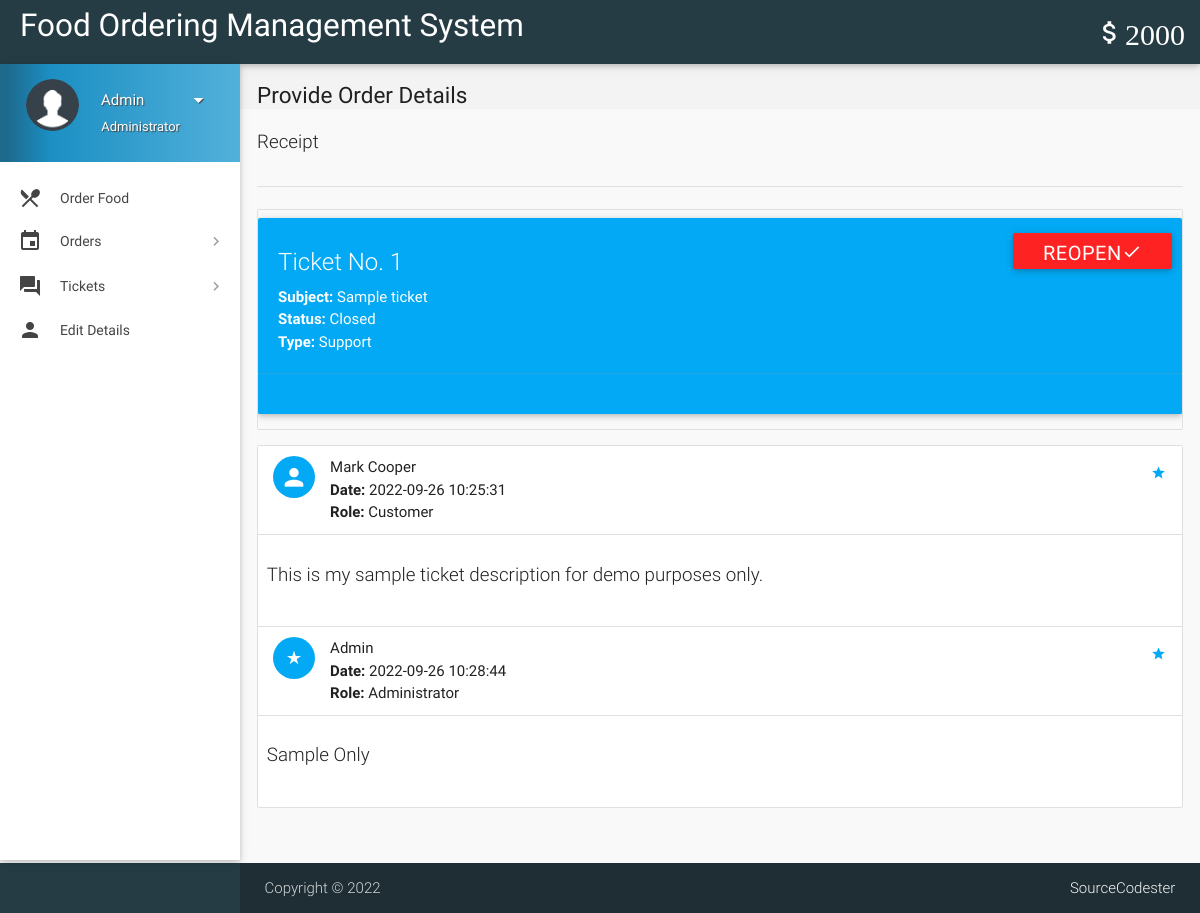
The app's page /view-ticket-admin.php?id=1 (signed in) with its own data.
### tables this page shows
CREATE TABLE `wallet_details` (
  `id` int(11) NOT NULL,
  `wallet_id` int(11) NOT NULL,
  `number` varchar(16) NOT NULL,
  `cvv` int(3) NOT NULL,
  `balance` int(11) NOT NULL DEFAULT 2000
);

CREATE TABLE `tickets` (
  `id` int(11) NOT NULL,
  `poster_id` int(11) NOT NULL,
  `subject` varchar(100) NOT NULL,
  `description` varchar(3000) NOT NULL,
  `status` varchar(8) NOT NULL DEFAULT 'Open',
  `type` varchar(30) NOT NULL DEFAULT 'Others',
  `date` datetime NOT NULL DEFAULT current_timestamp(),
  `deleted` tinyint(4) NOT NULL DEFAULT 0
);

CREATE TABLE `ticket_details` (
  `id` int(11) NOT NULL,
  `ticket_id` int(11) NOT NULL,
  `user_id` int(11) NOT NULL,
  `description` varchar(1000) NOT NULL,
  `date` datetime NOT NULL DEFAULT current_timestamp()
);

CREATE TABLE `users` (
  `id` int(11) NOT NULL,
  `role` varchar(15) NOT NULL DEFAULT 'Customer',
  `name` varchar(15) NOT NULL,
  `username` varchar(10) NOT NULL,
  `password` text NOT NULL,
  `email` varchar(35) DEFAULT NULL,
  `address` varchar(300) DEFAULT NULL,
  `contact` bigint(11) NOT NULL,
  `verified` tinyint(1) NOT NULL DEFAULT 0,
  `deleted` tinyint(4) NOT NULL DEFAULT 0
);

### includes/wallet.php (called while the page is built)
<?php
$user_id=$_SESSION['user_id'];
$sql = mysqli_query($con, "SELECT * FROM wallet where customer_id = $user_id");
while($row1 = mysqli_fetch_array($sql)){
$wallet_id = $row1['id'];
}
$sql = mysqli_query($con, "SELECT * FROM wallet_details where wallet_id = $wallet_id");
while($row1 = mysqli_fetch_array($sql)){
$balance = $row1['balance'];
}
?>

### includes/connect.php (called while the page is built, shortened)
<?php
if(isset($_SESSION['name']))
$name = $_SESSION['name'];
if(isset($_SESSION['role']))
$role = $_SESSION['role'];
?>

### view-ticket-admin.php (the view, shortened to what this page needs)
<?php
include 'includes/connect.php';
include 'includes/wallet.php';
$continue=0;
if($_SESSION['admin_sid']==session_id())
{
		$ticket_id = $_GET['id'];
		$sql1 = "SELECT * FROM tickets WHERE id = $ticket_id;";
		if(mysqli_num_rows(mysqli_query($con,$sql1))>0){
			$row  = $con->query($sql1)->fetch_assoc();
			$type = $row['type'];
			$subject = $row['subject'];
			$status = $row['status'];
			$continue=1;
		}
		else
			$continue = 0;
}
if($continue){
?>
<!DOCTYPE html>
<html lang="en">
<head>
  <link href="css/materialize.min.css" type="text/css" rel="stylesheet" media="screen,projection">
  <link href="css/style.min.css" type="text/css" rel="stylesheet" media="screen,projection">
  <link href="css/custom/custom.min.css" type="text/css" rel="stylesheet" media="screen,projection">
  <link href="js/plugins/perfect-scrollbar/perfect-scrollbar.css" type="text/css" rel="stylesheet" media="screen,projection">
</head>
<body>
  <header id="header" class="page-topbar">
        <div class="navbar-fixed">
            <nav class="navbar-color">
                <div class="nav-wrapper">
                    <ul class="left">
                      <li><h1 class="logo-wrapper"><a href="index.php" class="brand-logo darken-1">Food Ordering Management System</a></h1></li>
                    </ul>
                    <ul class="right hide-on-med-and-down">
                        <li><a href="#" class="waves-effect waves-block waves-light"><i class="mdi-editor-attach-money"><?php echo $balance;?></i></a>
                        </li>
                    </ul>
                </div>
            </nav>
        </div>
  </header>
  <div id="main">
    <div class="wrapper">
      <aside id="left-sidebar-nav">
        <ul id="slide-out" class="side-nav fixed leftside-navigation">
            <li class="user-details  light-blue darken-2">
            <div class="row">
                <div class="col col s4 m4 l4">
                    <img src="images/userav.png" alt="" class="circle responsive-img valign profile-image">
                </div>
                <div class="col col s8 m8 l8">
                    <a class="btn-flat dropdown-button waves-effect waves-light white-text profile-btn" href="#" data-activates="profile-dropdown"><?php echo $name;?> <i class="mdi-navigation-arrow-drop-down right"></i></a>
                    <p class="user-roal"><?php echo $role;?></p>
                </div>
            </div>
            </li>
            <li class="bold"><a href="index.php" class="waves-effect waves-light-blue"><i class="mdi-maps-local-restaurant"></i> Order Food</a>
            </li>
                <li class="no-padding">
                    <ul class="collapsible collapsible-accordion">
                        <li class="bold"><a class="collapsible-header waves-effect waves-light-blue"><i class="mdi-editor-insert-invitation"></i> Orders</a>
                        </li>
                    </ul>
                </li>
                 <li class="no-padding">
                    <ul class="collapsible collapsible-accordion">
                        <li class="bold"><a class="collapsible-header waves-effect waves-light-blue"><i class="mdi-action-question-answer"></i> Tickets</a>
                        </li>
                    </ul>
                </li>
            <li class="bold"><a href="details.php" class="waves-effect waves-light-blue"><i class="mdi-social-person"></i> Edit Details</a>
            </li>
        </ul>
        </aside>
      <section id="content">
        <div id="breadcrumbs-wrapper">
          <div class="container">
            <div class="row">
              <div class="col s12 m12 l12">
                <h5 class="breadcrumbs-title">Provide Order Details</h5>
              </div>
            </div>
          </div>
        </div>
        <div class="container">
          <p class="caption">Receipt</p>
          <div class="divider"></div>
<div class="section">
                                <?php
								echo '<ul id="task-card" class="collection with-header">
									<div id="card-alert" class="card  light-blue">
										<div class="card-content white-text">
										<span class="card-title white-text darken-1">Ticket No. '.$ticket_id.'</span>
										<p><strong>Subject: </strong>'.$subject.'</p>
										<p><strong>Status: </strong>'.$status.'</p>
										<p><strong>Type: </strong>'.$type.'</p>
										</div>
										<div class="card-action  light-blue">
										<form method="post" action="routers/ticket-status.php">
										<input type="hidden" name="ticket_id" value="'.$ticket_id.'">
										<input type="hidden" name="status" value="'.($status != 'Closed' ? 'Closed' : 'Open').'">
										<button class="waves-effect waves-light deep-orange btn white-text" type="submit" name="action">'
										.($status != 'Closed' ? 'Close<i class="mdi-navigation-close"></i>' : 'Reopen<i class="mdi-navigation-check"></i>').'
										</button>
										</form>
										</div>
									</div>
                                </ul>';
								echo '<ul id="issues-collection" class="collection">';
								$sql1 = mysqli_query($con, "SELECT * from ticket_details WHERE ticket_id = $ticket_id;");
								while($row1 = mysqli_fetch_array($sql1)){
									$sql2 = "SELECT * FROM users WHERE id = ".$row1['user_id'].";";
									if(mysqli_num_rows(mysqli_query($con,$sql2))>0){
										$row2  = $con->query($sql2)->fetch_assoc();
										$name = $row2['name'];
										$role1 = $row2['role'];
									}
								  echo '
								  <li class="collection-item avatar">
									  <i class="'.($role1=='Administrator' ? 'mdi-action-star-rate' : 'mdi-social-person').'  light-blue circle"></i>
									  <span class="collection-header"> '.$name.'</span>
									  <p><strong>Date:</strong> '.$row1['date'].'</p>
									  <p><strong>Role:</strong> '.$role1.'</p>
									  <a href="#" class="secondary-content">
									  <i class="mdi-action-grade"></i></a>
								  </li>
								  <li class="collection-item">
									  <div class="row">
									  <p class="caption">'.$row1['description'].'</p>
									  </div>
									  </li>';
								}
							  echo '</ul>';
								?>
          </div>
              </div>
            </div>
        </div>
 <footer class="page-footer">
    <div class="footer-copyright">
      <div class="container">
        <span>Copyright © <?php echo date("Y"); ?><span class="right"><a class="grey-text text-lighten-4" href="https://sourcecodester.com">SourceCodester</a></span>
        </div>
    </div>
  </footer>
</body>
</html>
<?php
	}
?>

### records on screen
wallet_details: balance "2000"
tickets: subject "Sample ticket", status "Closed", type "Support"
ticket_details: user.name "Mark Cooper", date "2022-09-26 10:25:31", user.role "Customer", description "This is my sample ticket description for demo purposes only."
ticket_details: user.name "Admin", date "2022-09-26 10:28:44", user.role "Administrator", description "Sample Only"

### other values on screen
$name "Admin"
$role "Administrator"
$ticket_id "1"
